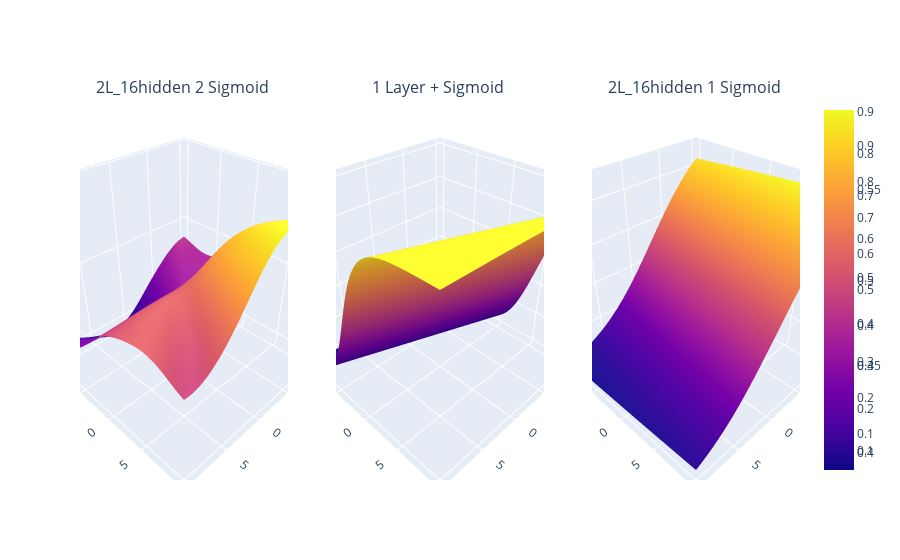

Notebook code cell kept with this figure:
### Markdown cell above
# DEFINE MODELS

### Code cell
from torch import nn
import torch
torch.manual_seed(42) # Very Important for reproducibility
from plotly.subplots import make_subplots
from classificationUtils import plotAllModels
import numpy as np 

torch.manual_seed(42)


modelConfigurations = [
    {
        "desc" : "2L_16hidden 2 Sigmoid ",
        "model": nn.Sequential(nn.Linear(2,16),nn.Sigmoid(), nn.Linear(16,1),nn.Sigmoid()),
        "static": nn.Sequential(nn.Linear(2,16),nn.Sigmoid(), nn.Linear(16,1),nn.Sigmoid())
    },
    {
        "desc" : "1 Layer + Sigmoid ",
        "model": nn.Sequential(nn.Linear(2,1),nn.Sigmoid()),
        "static":  nn.Sequential(nn.Linear(2,1),nn.Sigmoid()),
    },
    {
        "desc" : "2L_16hidden 1 Sigmoid ",
        "model": nn.Sequential(nn.Linear(2,16), nn.Linear(16,1),nn.Sigmoid()),
        "static": nn.Sequential(nn.Linear(2,16), nn.Linear(16,1),nn.Sigmoid()),
    },
      
]

# Synchronize the weights between model and static
for config in modelConfigurations:
    config['static'].load_state_dict(config['model'].state_dict())

plotAllModels(modelConfigurations,ncols=3)
